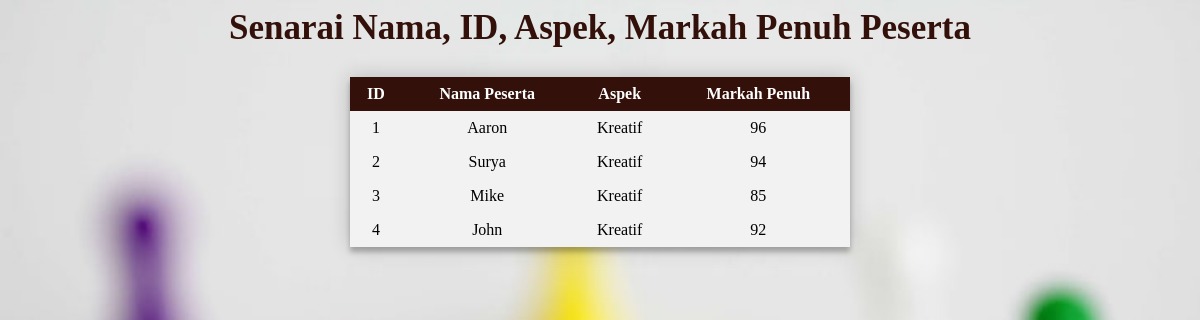
Screenshot of /senarai.php with the database file from the repository.
### tables this page shows
CREATE TABLE `info_peserta` (
  `ID` int(10) UNSIGNED NOT NULL,
  `Nama` text NOT NULL,
  `Aspek` text NOT NULL,
  `Markah_Penuh` int(50) NOT NULL
);

### senarai.php (the view, shortened to what this page needs)
<body>
    <link href="style/HOME.css" rel="stylesheet">
    <link href="style/input.css" rel="stylesheet">
    <?php
        include_once('db.php');
        $query="SELECT * FROM info_peserta;";
        $result= mysqli_query($conn, $query);
    ?>
        <h2>Senarai Nama, ID, Aspek, Markah Penuh Peserta </h2>
        <table>
        <tr>
            <th>ID</th>
            <th>Nama Peserta</th>
            <th>Aspek</th>
            <th>Markah Penuh</th>
        </tr>
        <?php
        while($row=mysqli_fetch_assoc($result))
        {
        ?>
        <tr>
            <td><?php echo $row['ID'] ?></td>
            <td><?php echo $row['Nama'] ?></td>
            <td><?php echo $row['Aspek'] ?></td>
            <td><?php echo $row['Markah_Penuh'] ?></td>
        </tr>
        <?php
        }
        ?>
        </table>
</body>

### rows the page displays
info_peserta: ID "1", Nama "Aaron", Aspek "Kreatif", Markah_Penuh "96"
info_peserta: ID "2", Nama "Surya", Aspek "Kreatif", Markah_Penuh "94"
info_peserta: ID "3", Nama "Mike", Aspek "Kreatif", Markah_Penuh "85"
info_peserta: ID "4", Nama "John", Aspek "Kreatif", Markah_Penuh "92"
